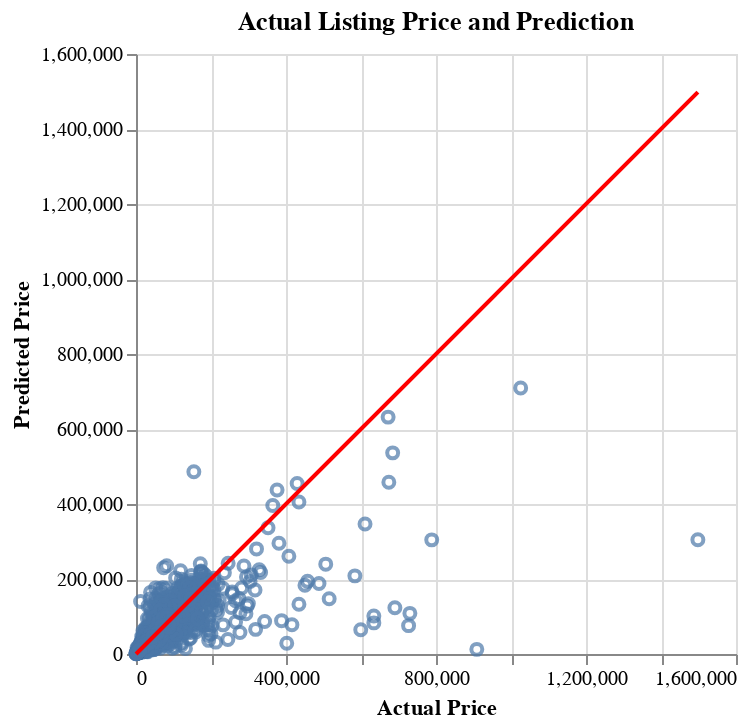

The notebook cell saved with this chart:
### Code cell
prediction_plot = alt.Chart(test_pred, title='Actual Listing Price and Prediction').mark_point().encode(
    alt.X('price').title('Actual Price'),
    alt.Y('prediction').title('Predicted Price')
)

min_price = min(test_pred['price'].min(), test_pred['prediction'].min())
max_price = max(test_pred['price'].max(), test_pred['prediction'].max())

# Create a DataFrame for the 45-degree line
line_data = pd.DataFrame({
    'price': [min_price, max_price],
    'prediction': [min_price, max_price]
})

# Create the 45-degree line chart
line_chart = alt.Chart(line_data).mark_line(color='red').encode(
    x='price',
    y='prediction'
)

prediction_plot + line_chart

### Figure 1 — Vega specification as saved in the notebook (floating-point values rounded to 4 significant figures; data arrays with more than 128 entries replaced by an {"elided": "..."} marker saying what was removed)
{"$schema": "https://vega.github.io/schema/vega/v5.json", "data": [{"name": "source_1", "values": [{"prediction": 88, "price": 88}, {"prediction": 1498330, "price": 1498330}]}, {"name": "source_0", "values": {"elided": "12499 records"}}], "marks": [{"type": "symbol", "name": "layer_0_marks", "from": {"data": "source_0"}, "encode": {"update": {"x": {"field": "price", "scale": "x"}, "ariaRoleDescription": {"value": "point"}, "description": {"signal": "\"Actual Price: \" + (format(datum[\"price\"], \"\")) + \"; Predicted Price: \" + (format(datum[\"prediction\"], \"\"))"}, "stroke": {"value": "#4c78a8"}, "y": {"field": "prediction", "scale": "y"}, "fill": {"value": "transparent"}, "opacity": {"value": 0.7}}}, "style": ["point"]}, {"type": "line", "name": "layer_1_marks", "from": {"data": "source_1"}, "sort": {"field": "datum[\"price\"]"}, "encode": {"update": {"description": {"signal": "\"price: \" + (format(datum[\"price\"], \"\")) + \"; prediction: \" + (format(datum[\"prediction\"], \"\"))"}, "defined": {"signal": "isValid(datum[\"price\"]) && isFinite(+datum[\"price\"]) && isValid(datum[\"prediction\"]) && isFinite(+datum[\"prediction\"])"}, "x": {"field": "price", "scale": "x"}, "stroke": {"value": "red"}, "y": {"field": "prediction", "scale": "y"}}}, "style": ["line"]}], "scales": [{"name": "x", "type": "linear", "domain": {"fields": [{"data": "source_0", "field": "price"}, {"data": "source_1", "field": "price"}]}, "range": [0, {"signal": "width"}], "nice": true, "zero": true}, {"name": "y", "type": "linear", "domain": {"fields": [{"data": "source_0", "field": "prediction"}, {"data": "source_1", "field": "prediction"}]}, "range": [{"signal": "height"}, 0], "nice": true, "zero": true}], "axes": [{"scale": "x", "zindex": 0, "labels": false, "minExtent": 0, "grid": true, "tickCount": {"signal": "ceil(width/40)"}, "orient": "bottom", "gridScale": "y", "domain": false, "aria": false, "ticks": false, "maxExtent": 0}, {"scale": "y", "minExtent": 0, "gridScale": "x", "orient": "left", "aria": false, "labels": false, "grid": true, "ticks": false, "zindex": 0, "maxExtent": 0, "tickCount": {"signal": "ceil(height/40)"}, "domain": false}, {"scale": "x", "grid": false, "title": "Actual Price", "labelFlush": true, "zindex": 0, "tickCount": {"signal": "ceil(width/40)"}, "labelOverlap": true, "orient": "bottom"}, {"scale": "y", "labelOverlap": true, "tickCount": {"signal": "ceil(height/40)"}, "zindex": 0, "orient": "left", "grid": false, "title": "Predicted Price"}], "title": {"text": "Actual Listing Price and Prediction", "frame": "group"}, "background": "white", "padding": 5, "width": 300, "height": 300, "style": "cell"}
